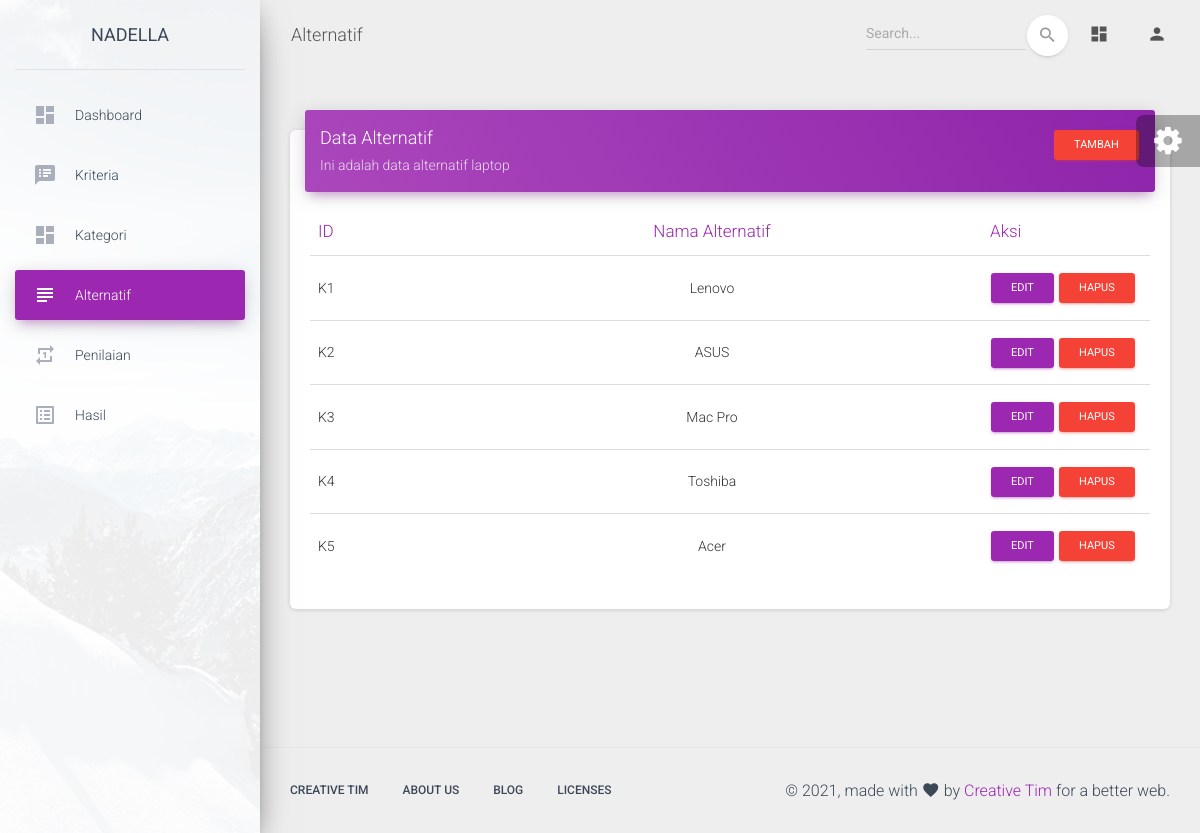
The app's page /alternatif.php, older data.
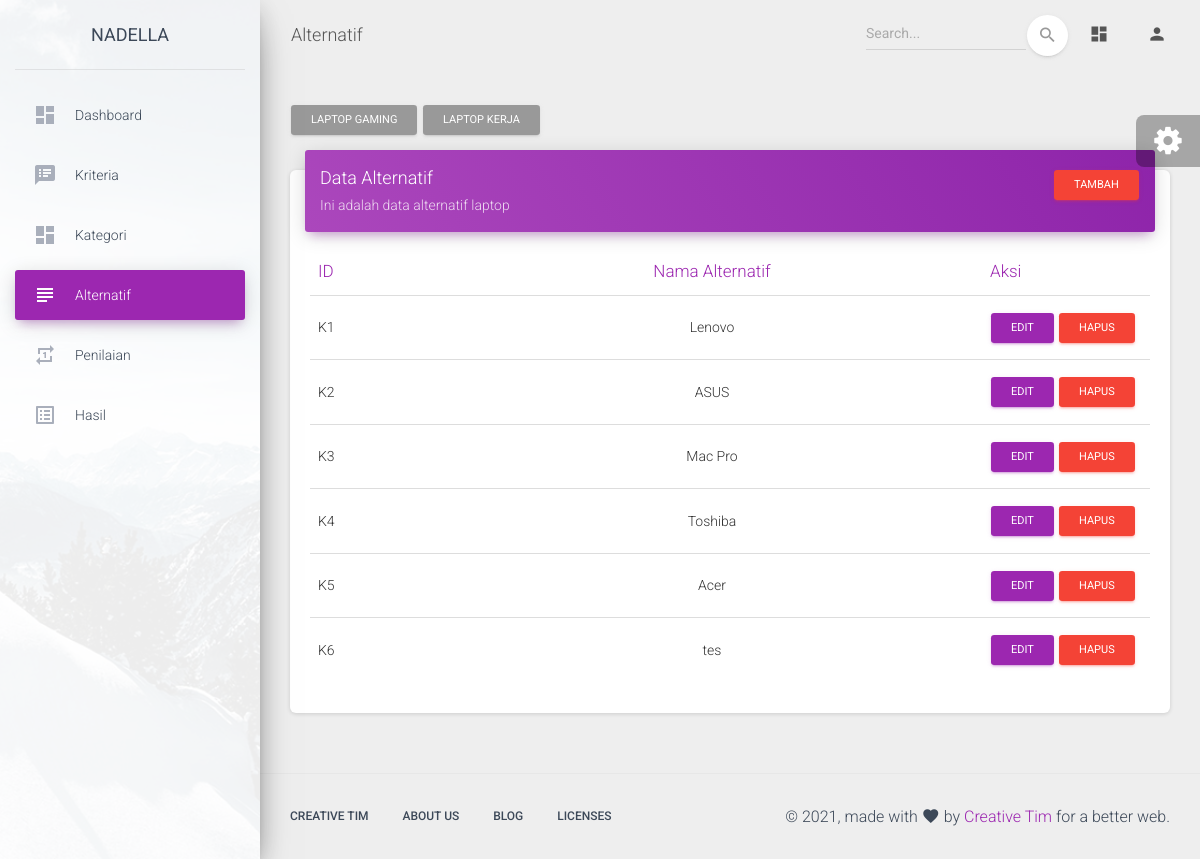
The same page, newer data.
### tables this page shows
CREATE TABLE `alternatif_saw` (
  `id_alternatif` int(11) NOT NULL,
  `id_kategori` int(11) NOT NULL,
  `nama_alternatif` varchar(20) NOT NULL
);

CREATE TABLE `kategori_saw` (
  `id_kategori` int(11) NOT NULL,
  `nama_kategori` varchar(255) NOT NULL
);

### Saw.php (called while the page is built, shortened)
<?php
class Saw
{
  private $db;
  function __construct()
  {
    $this->db = new PDO('mysql:host=localhost;dbname=spk_laptop', "root", "");
  }
  public function get_data_kategori(){
    $stmt = $this->db->prepare("SELECT*FROM kategori_saw");
    $stmt->execute();
    return $stmt;
  }
  public function get_data_alternatif(){
    $stmt = $this->db->prepare("SELECT*FROM alternatif_saw ORDER BY id_alternatif");
    $stmt->execute();
    return $stmt;
  }
}
 ?>

### alternatif.php (the view, shortened to what the changed rows need)
<?php
    include('header.php');
?>
<div class="main-panel">
    <div class="content">
        <div class="container-fluid">
            <div class="row">
                <div class="col-md-12">
                    <?php
                        $kategori = $saw->get_data_kategori();
                        while ($data_kategori = $kategori->fetch(PDO::FETCH_ASSOC)){
                    ?>
                    <a href="alternatif.php?kat=<?=$data_kategori['id_kategori']?>">
                        <button class="btn btn-default btn-sm"><?=$data_kategori['nama_kategori']?></button>
                    </a>
                    <?php } ?>
                    <div class="card">
                        <div class="card-body">
                            <div class="table-responsive">
                                <table class="table">
                                    <thead class=" text-primary">
                                        <th>
                                            ID
                                        </th>
                                        <th style="text-align: center;">
                                            Nama Alternatif
                                        </th>
                                        <th width="20%">Aksi</th>
                                    </thead>
                                    <tbody>
                                        <?php
                                        if(isset($_GET['kat'])){
                                            $alternatif = $saw->alternatif_by_idkat($_GET['kat']);
                                        }
                                        else{
                                            $alternatif = $saw->get_data_alternatif();
                                        }
                                        while ($data_alternatif = $alternatif->fetch(PDO::FETCH_ASSOC)) {
                                        ?>
                                        <tr>
                                            <td>K<?php echo $data_alternatif['id_alternatif']; ?></td>
                                            <td align="center"><?php echo $data_alternatif['nama_alternatif']; ?></td>
                                            <td>
                                                <a href="editalternatif.php?id=<?=$data_alternatif['id_alternatif']?>">
                                                    <button type="button" class="btn btn-primary btn-sm">Edit</button>
                                                </a>
                                                <a onclick="return confirm('Data akan dihapus!')"
                                                    href="alternatif.php?hapus_alternatif=<?=$data_alternatif['id_alternatif']?>">
                                                    <button type="button" class="btn btn-danger btn-sm">Hapus</button>
                                                </a>
                                            </td>
                                        </tr>
                                        <?php } ?>
                                    </tbody>
                                </table>
                            </div>
                        </div>
                    </div>
                </div>
            </div>
        </div>
    </div>
    <?php
  include('footer.php');
?>

Row changes from the older to the newer data that the page shows:
added kategori_saw: nama_kategori "LAPTOP GAMING"
added kategori_saw: nama_kategori "LAPTOP KERJA"
added alternatif_saw: id_alternatif "6", nama_alternatif "tes"
